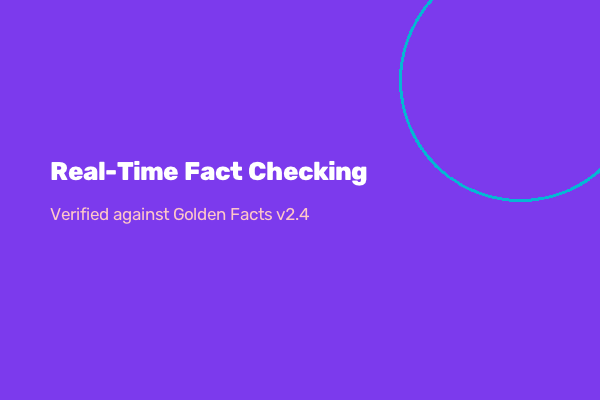
#> input picture test-data/visual-assets/compliant_feature_card.png, 600 x 400 px
$ python -i vision_check.py   (imports and definitions only)
#> lines starting #> are read from the running program, lines starting #| are printed output that depends on the picture
"""OpenCV Deterministic Vision Service for Inkloom AI.

Extracts dominant hex color from images (URLs or base64 data) and evaluates compliance
against approved brand palettes using exact mathematical matrix sampling and
perceptual CIEDE2000 (Delta E 00) color difference.
"""
import base64
import logging
import math
from typing import List, Tuple, Optional, Union
try:
    import cv2
except Exception as _cv_err:
    cv2 = None
import numpy as np
import httpx

from app.config import get_settings
from app.models.schemas import VisionCheckResult

logger = logging.getLogger(__name__)


# [53 lines left out: functions hex_to_rgb, rgb_to_hex, rgb_to_lab, hex_to_lab, not called in this run]


def color_distance_rgb(c1: Tuple[int, int, int], c2: Tuple[int, int, int]) -> float:
    """Calculate Euclidean color distance between two RGB colors (0 to ~441.67)."""
    return float(np.sqrt(sum((a - b) ** 2 for a, b in zip(c1, c2))))


# [94 lines left out: functions delta_e_cie2000, color_distance_ciede2000, not called in this run]


def extract_dominant_color_from_bytes(image_bytes: bytes, k: int = 4) -> Tuple[str, Tuple[int, int, int]]:
    """Decodes image bytes and computes the dominant non-background color using OpenCV k-means."""
    if cv2 is None:
        settings = get_settings()
        return settings.brand_primary_hex, hex_to_rgb(settings.brand_primary_hex)
    np_arr = np.frombuffer(image_bytes, np.uint8)
    img_bgr = cv2.imdecode(np_arr, cv2.IMREAD_UNCHANGED)

    if img_bgr is None:
        raise ValueError("Could not decode image bytes with OpenCV")

    # Downscale for sub-millisecond execution
    h, w = img_bgr.shape[:2]
    max_dim = 140
    if max(h, w) > max_dim:
        scale = max_dim / float(max(h, w))
        img_bgr = cv2.resize(img_bgr, (int(w * scale), int(h * scale)), interpolation=cv2.INTER_AREA)

    # Handle transparency channel if present
    if len(img_bgr.shape) == 3 and img_bgr.shape[2] == 4:
        alpha = img_bgr[:, :, 3]
        bgr = img_bgr[:, :, :3]
        rgb = cv2.cvtColor(bgr, cv2.COLOR_BGR2RGB)
        pixels = rgb[alpha > 25].astype(np.float32)
    else:
        if len(img_bgr.shape) == 2:
            rgb = cv2.cvtColor(img_bgr, cv2.COLOR_GRAY2RGB)
        else:
            rgb = cv2.cvtColor(img_bgr, cv2.COLOR_BGR2RGB)
        pixels = rgb.reshape(-1, 3).astype(np.float32)

    if len(pixels) == 0:
        return "#000000", (0, 0, 0)

    # Filter out near-white and near-black background pixels if sufficient foreground exists
    foreground_mask = ~(
        (pixels[:, 0] > 242) & (pixels[:, 1] > 242) & (pixels[:, 2] > 242)
    ) & ~(
        (pixels[:, 0] < 18) & (pixels[:, 1] < 18) & (pixels[:, 2] < 18)
    )

    active_pixels = pixels[foreground_mask]
    if len(active_pixels) < 25:
        active_pixels = pixels

    # OpenCV K-Means Clustering
    criteria = (cv2.TERM_CRITERIA_EPS + cv2.TERM_CRITERIA_MAX_ITER, 12, 0.8)
    num_clusters = min(k, len(active_pixels))
    if num_clusters < 1:
        num_clusters = 1

    _, labels, centers = cv2.kmeans(
        active_pixels,
        num_clusters,
        None,
        criteria,
        3,
        cv2.KMEANS_PP_CENTERS
    )

    # Find the largest cluster
    counts = np.bincount(labels.flatten())
    dominant_center = centers[np.argmax(counts)]

    r = int(round(dominant_center[0]))
    g = int(round(dominant_center[1]))
    b = int(round(dominant_center[2]))
    dominant_hex = rgb_to_hex(r, g, b)
    return dominant_hex, (r, g, b)


# [131 lines not run here, left out]

>>> import cv2
>>> picture = cv2.imread('../../../test-data/visual-assets/compliant_feature_card.png', cv2.IMREAD_GRAYSCALE)
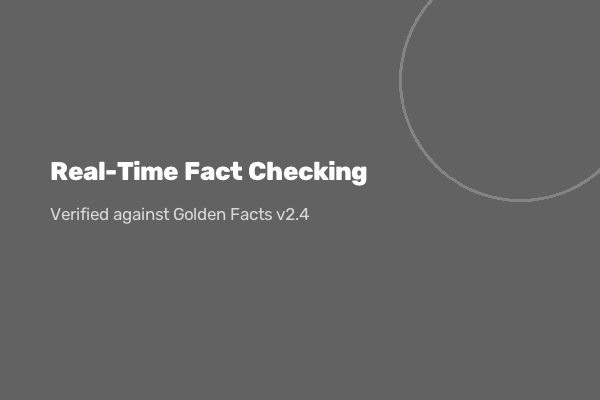
#> picture: shape (400, 600); min 98, max 255, mean 100.6
>>> result = extract_dominant_color_from_bytes(picture)
#> (the run stopped early here; a loop or call above may not have finished)
